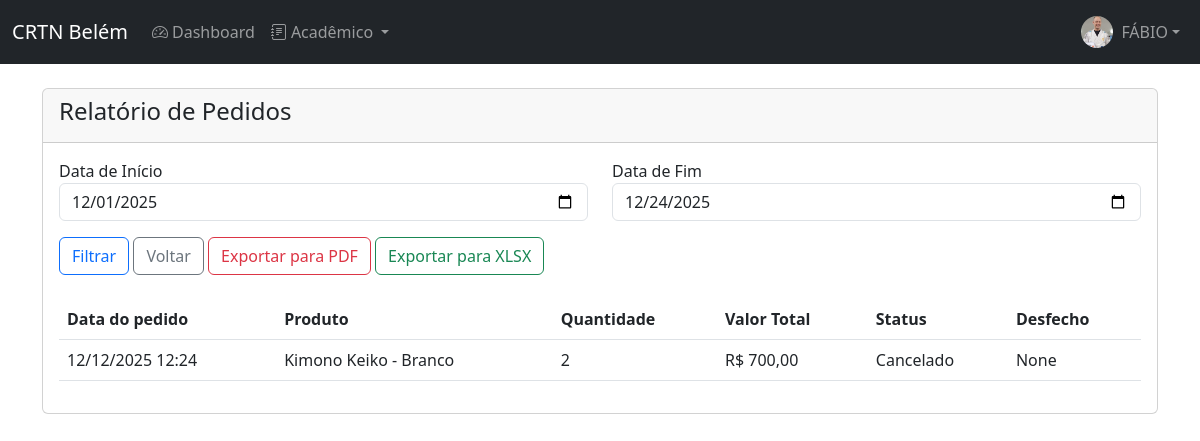
Page /aluno/relatorios/pedidos/ (signed in) on the committed database.
### academia/models.py (models this page shows, shortened)
class User(AbstractUser):
    STATUS_CHOICES = [('ATIVO', 'Ativo'), ('INATIVO', 'Inativo'), ('PENDENTE', 'Pendente')]
    GROUP_ROLE_CHOICES = [('STD', 'Aluno'), ('PRO', 'Professor'), ('ADM', 'Administrador')]
    KIMONO_SIZE_CHOICES = [('A0', 'A0'), ('A1', 'A1'), ('A2', 'A2'), ('A3', 'A3'), ('A4', 'A4'), ('A5', 'A5'), ('A6', 'A6')]
    BELT_SIZE_CHOICES = [('A0', 'A0'), ('A1', 'A1'), ('A2', 'A2'), ('A3', 'A3'), ('A4', 'A4'), ('A5', 'A5'), ('A6', 'A6')]
    birthday = models.DateField('Data de Nascimento', null=True, blank=True)
    group_role = models.CharField('Perfil', max_length=3, choices=GROUP_ROLE_CHOICES, default='STD')
    status = models.CharField('Status', max_length=8, choices=STATUS_CHOICES, default='PENDENTE')
    photo = models.ImageField('Foto', upload_to=photo_upload_to, null=True, blank=True)
    height = models.IntegerField('Altura (cm)', null=True, blank=True)
    weight = models.IntegerField('Peso (kg)', null=True, blank=True)
    kimono_size = models.CharField('Tamanho do Kimono', max_length=2, choices=KIMONO_SIZE_CHOICES, null=True, blank=True)
    belt_size = models.CharField('Tamanho da Faixa', max_length=2, choices=BELT_SIZE_CHOICES, null=True, blank=True)
    whatsapp = models.CharField('WhatsApp', max_length=20, null=True, blank=True)
    responsible = models.ForeignKey('self', on_delete=models.SET_NULL, null=True, blank=True, related_name='dependents')
    class Meta:
        verbose_name, verbose_name_plural = 'Usuário', 'Usuários'
        ordering = ['first_name', 'last_name']
    def is_student(self): return self.group_role == 'STD'
    def is_professor_or_admin(self): return self.group_role in ['PRO', 'ADM']

class Pedido(models.Model):
    STATUS_CHOICES = [
        ('PEND', 'Pendente'), ('APRO', 'Aprovado'), ('CANC', 'Cancelado'),
        ('REJE', 'Rejeitado'), ('ENTR', 'Aguardando entrega'), ('FINA', 'Finalizado')
    ]
    aluno = models.ForeignKey(User, on_delete=models.CASCADE, limit_choices_to={'group_role': 'STD'}, related_name='pedidos')
    item = models.ForeignKey(Item, on_delete=models.CASCADE, related_name='pedidos')
    quantidade = models.IntegerField(default=1)
    status = models.CharField('Status', max_length=4, choices=STATUS_CHOICES, default='PEND')
    data_solicitacao = models.DateTimeField('Data de Solicitação', auto_now_add=True)
    data_aprovacao = models.DateTimeField('Data de Aprovação', null=True, blank=True)
    aprovado_por = models.ForeignKey(User, on_delete=models.SET_NULL, null=True, blank=True, limit_choices_to={'group_role__in': ['PRO', 'ADM']}, related_name='pedidos_aprovados')
    rejection_reason = models.TextField('Motivo da Rejeição', blank=True, null=True)
    cancellation_reason = models.TextField('Motivo do Cancelamento', blank=True, null=True)
    final_value = models.DecimalField('Valor Final', max_digits=10, decimal_places=2, null=True, blank=True)
    class Meta:
        verbose_name, verbose_name_plural = 'Pedido', 'Pedidos'
        ordering = ['-data_solicitacao']

class Item(models.Model):
    TIPO_CHOICES = [('KIMONO', 'Kimono'), ('FAIXA', 'Faixa'), ('HASHGUARD', 'Hashguard'), ('TAXA', 'Taxa')]
    nome = models.CharField(max_length=100)
    tipo = models.CharField(max_length=10, choices=TIPO_CHOICES)
    valor = models.DecimalField(max_digits=10, decimal_places=2, null=True, blank=True)
    quantidade = models.IntegerField(null=True, blank=True)

### academia/views.py (the view, shortened to what this page needs)
# urls.py: path('aluno/relatorios/pedidos/', views.aluno_relatorio_pedidos, name='aluno_relatorio_pedidos'),
@login_required
def aluno_relatorio_pedidos(request):
    if not request.user.is_student():
        raise PermissionDenied
    start_date_str = request.GET.get('start_date')
    end_date_str = request.GET.get('end_date')
    export_format = request.GET.get('export')
    today = datetime.date.today()
    start_date = datetime.datetime.strptime(start_date_str, '%Y-%m-%d').date() if start_date_str else today.replace(day=1)
    end_date = datetime.datetime.strptime(end_date_str, '%Y-%m-%d').date() if end_date_str else today
    pedidos = Pedido.objects.filter(
        aluno=request.user,
        data_solicitacao__date__range=[start_date, end_date]
    ).order_by('-data_solicitacao')
    context = {
        'pedidos': pedidos,
        'start_date': start_date.strftime('%Y-%m-%d'),
        'end_date': end_date.strftime('%Y-%m-%d'),
    }
    return render(request, 'academia/aluno/relatorio_pedidos.html', context)

### academia/context_processors.py (called while the page is built, shortened)
def notifications_context(request):
    if not request.user.is_active:
        return {}
    notifications = []
    if request.user.is_student():
        approved_attendances = AttendanceRequest.objects.filter(student=request.user, status='APR', notified=False)
        if approved_attendances.exists():
            count = approved_attendances.count()
            notifications.append({
                'text': f'{count} presença(s) aprovada(s).',
                'url': 'aluno_presencas'
            })
        new_graduations = Graduacao.objects.filter(aluno=request.user, notified=False)
        if new_graduations.exists():
            notifications.append({
                'text': 'Você tem uma nova graduação!',
                'url': 'aluno_graduacoes'
            })
    if notifications:
        return {'notifications': notifications, 'has_pending_tasks': True}
    return {}

def account_management_context(request):
    original_user_id = request.session.get('original_user_id')
    main_user = None
    if original_user_id:
        try:
            main_user = User.objects.get(id=original_user_id)
        except User.DoesNotExist:
            request.session.pop('original_user_id', None)
    else:
        main_user = request.user
    dependents = main_user.dependents.all() if main_user and main_user.dependents.exists() else []
    return {
        'original_user_id': original_user_id,
        'dependents_list': dependents,
    }

def global_context(request):
    if not request.user.is_authenticated:
        return {}
    context = {}
    context.update(notifications_context(request))
    context.update(account_management_context(request))
    return context

### academia/templates/academia/aluno/relatorio_pedidos.html (shortened to what this page needs)
{% extends 'academia/base.html' %}
{% block content %}
<div class="row">
    <div class="col-md-12">
        <div class="card">
            <div class="card-header">
                <h4>Relatório de Pedidos</h4>
            </div>
            <div class="card-body">
                <form method="GET">
                    <div class="row">
                        <div class="col-md-6">
                            <div class="form-group">
                                <label for="start_date">Data de Início</label>
                                <input type="date" class="form-control" id="start_date" name="start_date" value="{{ start_date }}">
                            </div>
                        </div>
                        <div class="col-md-6">
                            <div class="form-group">
                                <label for="end_date">Data de Fim</label>
                                <input type="date" class="form-control" id="end_date" name="end_date" value="{{ end_date }}">
                            </div>
                        </div>
                    </div>
                    <div class="mt-3">
                        <button type="submit" class="btn btn-outline-primary">Filtrar</button>
                        <a href="{% url 'aluno_relatorios' %}" class="btn btn-outline-secondary">Voltar</a>
                        <a href="?start_date={{ start_date }}&end_date={{ end_date }}&export=pdf" class="btn btn-outline-danger">Exportar para PDF</a>
                        <a href="?start_date={{ start_date }}&end_date={{ end_date }}&export=xlsx" class="btn btn-outline-success">Exportar para XLSX</a>
                    </div>
                </form>
                {% if pedidos %}
                    <div class="table-responsive mt-4">
                        <table class="table table-hover align-middle">
                            <thead>
                                <tr>
                                    <th>Data do pedido</th>
                                    <th>Produto</th>
                                    <th>Quantidade</th>
                                    <th>Valor Total</th>
                                    <th>Status</th>
                                    <th>Desfecho</th>
                                </tr>
                            </thead>
                            <tbody>
                                {% for pedido in pedidos %}
                                    <tr>
                                        <td>{{ pedido.data_solicitacao|date:"d/m/Y H:i" }}</td>
                                        <td>{{ pedido.item.nome }}</td>
                                        <td>{{ pedido.quantidade }}</td>
                                        <td>R$ {{ pedido.final_value|default_if_none:"0.00" }}</td>
                                        <td>{{ pedido.get_status_display }}</td>
                                        <td>
                                            {% if pedido.status == 'REJE' %}
                                                {{ pedido.rejection_reason }}
                                            {% elif pedido.status == 'CANC' %}
                                                {{ pedido.cancellation_reason }}
                                            {% else %}
                                                -
                                            {% endif %}
                                        </td>
                                    </tr>
                                {% endfor %}
                            </tbody>
                        </table>
                    </div>
                {% else %}
                    <p class="text-muted mt-4">Nenhum pedido encontrado para os filtros selecionados.</p>
                {% endif %}
            </div>
        </div>
    </div>
</div>
{% endblock %}

### academia/templates/academia/base.html (shortened to what this page needs)
{% load static %}
<!DOCTYPE html>
<html lang="pt-BR">
<head>
    <link href="https://cdn.jsdelivr.net/npm/bootstrap@5.3.0/dist/css/bootstrap.min.css" rel="stylesheet">
    <link rel="stylesheet" href="https://cdn.jsdelivr.net/npm/bootstrap-icons@1.11.0/font/bootstrap-icons.css">
    <link rel="stylesheet" href="{% static 'academia/css/styles.css' %}">
</head>
<body>
{% if user.is_authenticated %}
    <nav class="navbar navbar-expand-lg navbar-dark bg-dark">
        <div class="container-fluid">
            <a class="navbar-brand" href="{% url 'dashboard' %}">CRTN Belém</a>
            <div class="collapse navbar-collapse" id="navbarNav">
                <ul class="navbar-nav me-auto">
                    <li class="nav-item">
                        <a class="nav-link" href="{% url 'dashboard' %}">
                            <i class="bi bi-speedometer2 me-1"></i>Dashboard
                        </a>
                    </li>
                    {% if user.is_student or user.is_professor_or_admin %}
                        <li class="nav-item dropdown">
                            <a class="nav-link dropdown-toggle" href="#" role="button" data-bs-toggle="dropdown"
                               aria-expanded="false">
                                <i class="bi bi-journal-text me-1"></i>Acadêmico
                            </a>
                        </li>
                    {% endif %}
                </ul>
                <ul class="navbar-nav">
                    <li class="nav-item dropdown">
                        <a class="nav-link dropdown-toggle d-flex align-items-center" href="#" role="button"
                           data-bs-toggle="dropdown" aria-expanded="false">
                            {% if user.photo %}
                                <img src="{{ user.photo.url }}" alt="Foto" class="rounded-circle me-2" width="32"
                                     height="32" style="object-fit: cover;">
                            {% else %}
                                <div class="bg-secondary rounded-circle me-2 d-flex align-items-center justify-content-center"
                                     style="width: 32px; height: 32px;">
                                    <i class="bi bi-person text-white"></i>
                                </div>
                            {% endif %}
                            <span>{{ user.first_name.upper }}</span>
                        </a>
                    </li>
                </ul>
            </div>
        </div>
    </nav>
{% endif %}
<div class="container mt-4">
    {% block content %}{% endblock %}
</div>
</body>
</html>

### rows in the picture
User: photo (picture), first_name "FÁBIO"
Pedido: data_solicitacao "12/12/2025 12:24", item.nome "Kimono Keiko - Branco", quantidade "2", final_value "700,00", status "Cancelado", cancellation_reason "None"
